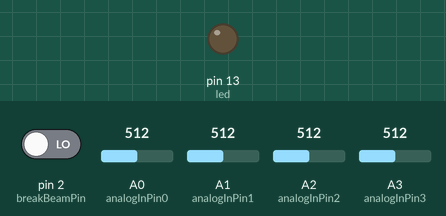
A sketch run on a simulated Arduino Uno, built with avr-gcc and run on an emulated ATmega328P. Parts: output pins drawn as LEDs (lit = HIGH). The inputs (shaded band) are chosen by the test bench; at power-on: pin 2 (breakBeamPin) LOW, A0 (analogInPin0) = 512, A1 (analogInPin1) = 512, A2 (analogInPin2) = 512, A3 (analogInPin3) = 512. Pins used as bus, display or sensor lines are not drawn; what the sketch prints to the serial monitor is not drawn.

Above: at 1.2 s.
1.3 s: pin 2 (breakBeamPin) driven HIGH
Timing chart, 0 to 4.3 s (numbered marks = the images above; inputs shaded):
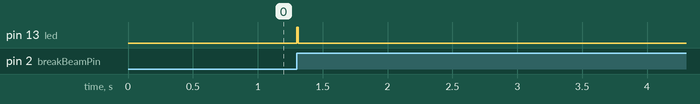

The sketch:

SpookyActionUseThisOne_InGallery_SingleStateTest_Right.ino
```cpp
#include <SoftwareSerial.h>


  //Pot Test Tweak


// Analog input pin that the potentiometer is attached to
const int analogInPin0 = A0;
const int analogInPin1 = A1;
const int analogInPin2 = A2;
const int analogInPin3 = A3;

int A0Read;
int A1Read;
int A2Read;
int A3Read;

String state;

//For setting the state of the ball
int manualState = 1;

  //Pot Test Tweak


//data variable stores data read from serial. Initialized to 255 to signify that the user is initially not looking at the other ball
int data = 255;

const int led = 13; //LED output for testing

const int breakBeamPin = 2; //digital input from breakbeam IR receiver
const int strobePin = 3; //digital output to strobe


//digital inputs from IR receivers
const int optical_In1 = 7;
const int optical_In2 = 8;
const int optical_In3 = 9;
const int RX = 10;
const int TX = 12;
//initialize software serial using pins 10,11
SoftwareSerial mySerial(RX,TX); //RX, TX
/*** ASSIGNING PIN NUMBERS FOR ARDUINO I/O ***/

/*** ASSIGNING THRESHOLDS TO BE USED IN CODE ***/
unsigned long STROBEFLASHTIME = 10;  //sets strobe 'on' time
const int CANDIDATETHRESHOLD = 50;  //sets minimum duration of candidate pulse
/*** ASSIGNING THRESHOLDS TO BE USED IN CODE***/

/*** ASSIGNING STATE VARIABLES ***/
bool breakbeam = false; //whether breakbeam has triggered
bool looking = false;   //whether user is looking at ball
bool looking_remote = false;
bool looking_local = false;
bool lookingtemp = false;
bool looking_change_local = true;

//states of individual 'looking' detectors
bool optical_In1_state = false;
bool optical_In2_state = false;
bool optical_In3_state = false;

/*** ASSIGNING STATE VARIABLES ***/

/*** ASSIGNING ADDITIONAL VARIABLES ***/
//these are accessed during interrupts
//they track timing of events using millis()
volatile unsigned long last_breakbeam_change = NULL;
volatile unsigned long now = NULL;

//these track timing of events using millis()
unsigned long candidate_change = NULL;      //time index of candidate 'looking' event

unsigned long next = NULL;                  //time index of next scheduled strobe flash
unsigned long last_breakbeam = NULL;  //time index of last time the breakbeam triggered a strobe flash
unsigned long last_flash = NULL;            //time index of last time any strobe flash was triggered

//this is an estimate of the spinning ball's period
unsigned long global_period = NULL;

//this is the state the ball collapses to if the user is looking. It is randomized each time
int collapsed_state = 0;
int collapsed_state_for_other_ball = 255;

//N is the number of strobe states desired when not looking
int N = 8;

//this ensures that an extra flash isn't scheduled when the ball returns close to the breakbeam position
int bonus_flash_counter = 0;
/*** ASSIGNING ADDITIONAL VARIABLES ***/

//this is called once, to configure the arduino before it runs the main program
void setup() {
  /*** ASSIGNING PINMODES ***/
  pinMode(optical_In1, INPUT);
  pinMode(optical_In2, INPUT);
  pinMode(optical_In3, INPUT);
  pinMode(breakBeamPin, INPUT);
  pinMode(RX,INPUT);
  pinMode(strobePin, OUTPUT);
  pinMode(led, OUTPUT);
  pinMode(TX,OUTPUT);
  /*** ASSIGNING PINMODES ***/

  //preparing random number generator (used for choosing different collapsed states when user is looking)
  //Pot Test Tweak
  //randomSeed(analogRead(0));

  // Attaching interrupt to breakbeam pin so that 'breakBeamCheck' is triggered each time stick passes across beam.
  // Note that stick is off center, so that only one side of stick breaks beam
  // (thus, the breakbeam should trigger only once per revolution)
  attachInterrupt(digitalPinToInterrupt(breakBeamPin), breakBeamCheck, RISING); // was 'CHANGE'

  // Assigning initial values to output pins
  digitalWrite(strobePin, LOW);
  digitalWrite(led, LOW);

  //Serial is used for debugging. Not needed for final  code
  //Serial.begin(9600);

  //begin mySerial, used for communication between two Arduinos
  //mySerial.begin(115200);
  Serial.begin(9600);
  //while(! Serial);
  //Serial.println("Here we go!");
}

//this is the main loop, which is called endlessly
void loop() {


    //Pot Test Tweak
    // read the analog in value:
  A0Read = analogRead(analogInPin0);
  A0Read = pinCheck(A0Read);

  A1Read = analogRead(analogInPin1);
  A1Read = pinCheck(A1Read);

  A2Read = analogRead(analogInPin2);
  A2Read = pinCheck(A2Read);

  A3Read = analogRead(analogInPin3);
  A3Read = pinCheck(A3Read);

  //Serial.println("Pins = " + String(A0Read) + String(A1Read) + String(A2Read) + String(A3Read));

  String state = String(A0Read)+String(A1Read)+String(A2Read)+String(A3Read);
  Serial.println(state);

    //Pot Test Tweak


  //assign 'now' to current time, for consistency across all functions
  now = millis();

  //check if user is looking at the other ball
  checkOtherBall();


  //if data == 255, this means that the user is not looking at the other ball, meaning we should go ahead
  //and check if they are looking at this ball
  if(data == 255){
      //function to check if the user is looking at the ball or not
      //looking_remote = false;

      //Pot Test Tweak (Comment out lookingCheck - Add looking_local = true)
      //lookingCheck();

      //looking_local = false;
      //Smooths
      looking_local = false;
      //Sets All Ball Stobe States Individually
      setState(state);
  }
  //the user is looking at the other ball, so assume the opposing collapsed state as transmitted via serial
  else{
    looking_remote = true;
    collapsed_state = data;
  }
  looking = looking_local || looking_remote;

  if(looking_change_local == true){
     sendData();
     looking_change_local = false;
  }


   //function to schedule strobe flashes
  flashScheduler();

  //function to trigger strobe flashes
  flash();

}

void sendData(){
  if(looking_local == true){
            //Pot Test Tweak
            collapsed_state = int(manualState);

            //calculate the desired state of the other ball
            collapsed_state_for_other_ball = ((N / 2) + collapsed_state) % N;

            //send over the state of the other ball
            //Serial.print("Sending: ");
            //Serial.println(byte(collapsed_state_for_other_ball));
            mySerial.write(byte(collapsed_state_for_other_ball));
          // mySerial.write(byte(1));
  }
  else if(looking_local == false){
           //Serial.print("Sending");
           //Serial.println(byte(255));
            mySerial.write(byte(255));
  }
}
/*******/
//the checkOtherBall() function receives the opposing ball position via software serial when the user is looking at the other ball
/*******/

void checkOtherBall(){
  if(mySerial.available()){
    data = mySerial.read();
    //Serial.print("reading data:");
    //Serial.println(data);

    //Pot Test Tweak
    data = 255;
   }
}

/*******/
//The breakBeamCheck() function is triggered via an interrupt and sets the 'breakbeam' state variable
/******/

void breakBeamCheck(){
  breakbeam = true;
}


/*******/
//The lookingCheck() function is called by the main loop
//It reads the state of the 3 optical detectors and determines whether they indicate that the user is looking at the ball
//Note that lookingCheck() uses the CANDIDATETHRESHOLD value to filter out spurious signals
/******/


void lookingCheck(){
   //read the optical inputs
  optical_In1_state = digitalRead(optical_In1);
  optical_In2_state = digitalRead(optical_In2);
  optical_In3_state = digitalRead(optical_In3);

  //perform logical OR of optical inputs, so that any one will trigger a change
  //note that the IR receiver outputs go low when a signal is present, so we invert each sensor's state to maintain the idea that 'true' = 'signal present'
  //also note that we only populate a temporary variable until the state change is verified as legitimate
   if(!optical_In1_state || !optical_In2_state || !optical_In3_state){
    lookingtemp = true;
  }
  else{
    lookingtemp = false;
  }
  //if the looking state has changed
  if(lookingtemp != looking_local){
    //and if there isn't a candidate change we're waiting to evaluate
    if(!candidate_change){
          //record a new candidate change
          candidate_change = now;
    }

    //if there is a candidate change already, and it it longer than the threshold
    if(((now - candidate_change) > CANDIDATETHRESHOLD)){
        //then there really is a change in looking state!
        //record the new time, and update looking state
        looking_change_local = true;
        looking_local = lookingtemp;
    }
  }
  //either nothing new has happened, or there was a very fast change between sensor reads
  //in either case, there probably wasn't a legitimate signal, so reset the candidate change (start looking for a new one)
  else if(looking_local == lookingtemp){
    candidate_change = NULL;
  }
}


/*******/
//The flashScheduler() function is called by the main loop
//It decides when the next strobe flash should happen, based on the breakbeam and 'looking' states
/******/
void flashScheduler(){
  //if the breakbeam is triggered, the next flash to schedule is /always/ 'now', whether or not the person is looking
  if(breakbeam){
          //if the breakbeam has flashed at least once before, then calculate the ball's period
          if(last_breakbeam){
                    global_period = now - last_breakbeam;
          }
          //schedule a flash, update the last breakbeam flash time, and reset breakbeam state

          last_breakbeam = now;
          breakbeam = false;


          if(!looking){
            next = now;
          }
          else{
            next = now + global_period / N * collapsed_state;
          }

          bonus_flash_counter = 0;
  }
  //if breakbeam wasn't triggered, schedule 'superposition state' flashes, only if user isn't looking
  //also make sure there isn't a breakbeam flash about to happen, and that the ball's period has been determined
  else if((!looking) && global_period && (!next) && (bonus_flash_counter < (N-1))){
     next = last_flash + global_period / N;     //add flash corresponding to next of N superposition states
     bonus_flash_counter = bonus_flash_counter + 1;
  }

}

/*******/
//The flash() function is called by the main loop
//It controls the 'on' time when the strobe is flashed, so that the lighting effect is consistent
//Note that it references STROBEFLASHTIME, which sets the minimum flash 'on' time
/******/
void flash(){
  //if a flash has been scheduled
  if(next){
        //and it's time for the strobe to be on
        if(now >= next){
          //turn the strobe on and update the last flash time
           digitalWrite(strobePin, HIGH);
           digitalWrite(led, HIGH);
           last_flash = next;

        }
       //or it's time for the strobe to be off (minimum 'on' time has elapsed)
        if(now >= (STROBEFLASHTIME + next)){
           //turn the strobe off, and clear 'next', which indicates no new flashes are scheduled
           digitalWrite(strobePin, LOW);
           digitalWrite(led, LOW);
           next = NULL;
        }
  }
}

//Pot Test Tweak

void setState(String AnalogState){
  if (AnalogState == "0000"){
    //Sets neutral state
    looking_local = false;
  }
  if (AnalogState == "1000"){
    //0 State
    looking_local = true;
    //manualState = 0;
    collapsed_state = int(0);
  }
  if (AnalogState == "0100"){
    //1 State
    looking_local = true;
    //manualState = 1;
    collapsed_state = int(1);
  }
  if (AnalogState == "0010"){
    //2 State
    looking_local = true;
    //manualState = 2;
    collapsed_state = int(2);
  }
  if (AnalogState == "0001"){
    //3 State
    looking_local = true;
    //manualState = 3;
    collapsed_state = int(3);
  }
  if (AnalogState == "1100"){
    //4 State
    looking_local = true;
    //manualState = 4;
    collapsed_state = int(4);
  }
  if (AnalogState == "0110"){
    //5 State
    looking_local = true;
    //manualState = 5;
    collapsed_state = int(5);
  }
  if (AnalogState == "0011"){
    //6 State
    looking_local = true;
    //manualState = 6;
    collapsed_state = int(6);
  }
  if (AnalogState == "1110"){
    //7 State
    looking_local = true;
    //manualState = 7;
    collapsed_state = int(7);
  }
}

//Checks if pin is high above threshold of 100
int pinCheck(int aRead){
  if (aRead > 100){
    aRead = 1;
  } else {
    aRead = 0;
  }
  return aRead;
}
//Pot Test Tweak
```

Measured:
- after the input at 1.3 s, pin 13 (led): LOW → HIGH at once, → LOW 0.01 s later
